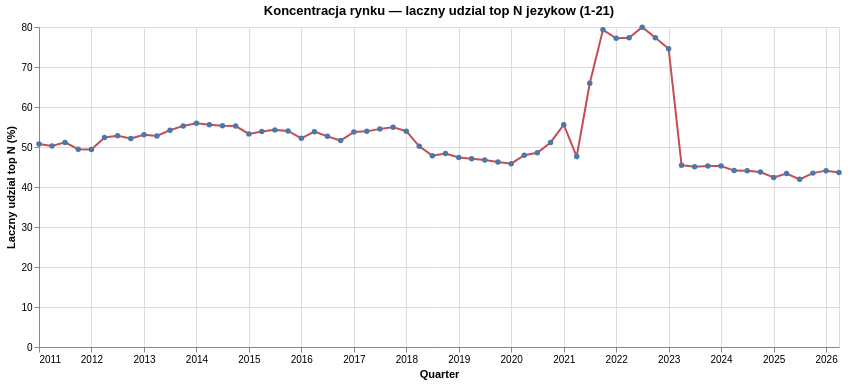

Vega-Lite specification stored for this chart:
### Vega-Lite specification from a JSON file in a GitHub repository (floating-point values rounded to 4 significant figures; data arrays with more than 128 entries replaced by an {"elided": "..."} marker saying what was removed)
{"config": {"view": {"continuousWidth": 300, "continuousHeight": 300}, "title": {"anchor": "middle"}}, "data": {"name": "data-8ca3dda2684cfbaacf838c3ff200a340"}, "mark": {"type": "line", "color": "#c44e52", "point": true}, "encoding": {"tooltip": [{"field": "month", "type": "temporal"}, {"field": "top_n", "title": "Top N", "type": "quantitative"}, {"field": "top_n_share_pct", "format": ".2f", "title": "Share (%)", "type": "quantitative"}], "x": {"field": "month", "title": "Quarter", "type": "temporal"}, "y": {"field": "top_n_share_pct", "title": "Laczny udzial top N (%)", "type": "quantitative"}}, "height": 320, "params": [{"name": "top_n", "bind": {"input": "range", "max": 21, "min": 1, "name": "Top N jezykow", "step": 1}, "value": 3}], "title": "Koncentracja rynku — laczny udzial top N jezykow (1-21)", "transform": [{"filter": "(datum.top_n === top_n)"}], "width": 800, "$schema": "https://vega.github.io/schema/vega-lite/v6.4.1.json", "datasets": {"data-8ca3dda2684cfbaacf838c3ff200a340": {"elided": "1302 records"}}}
